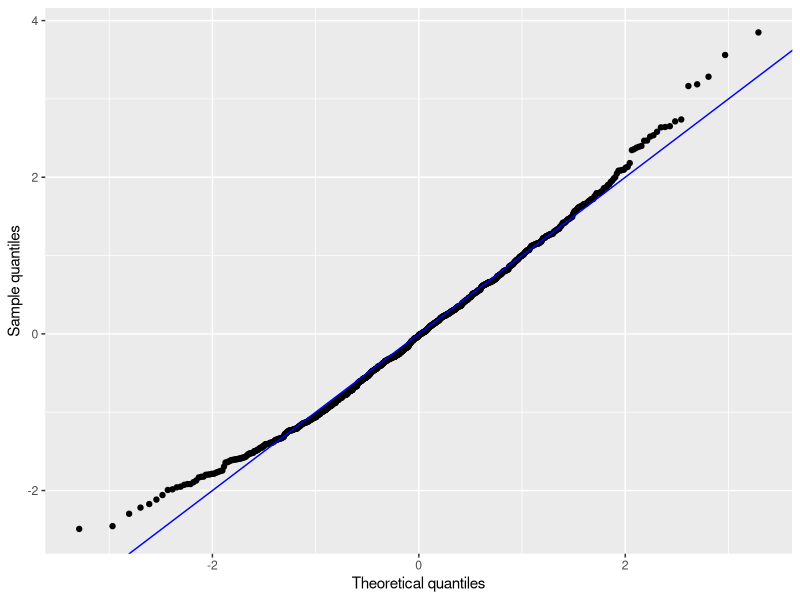
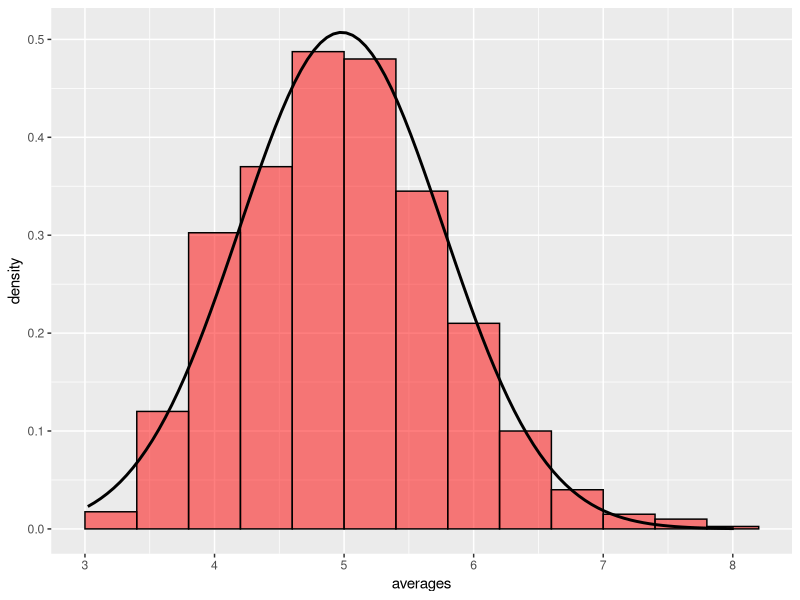
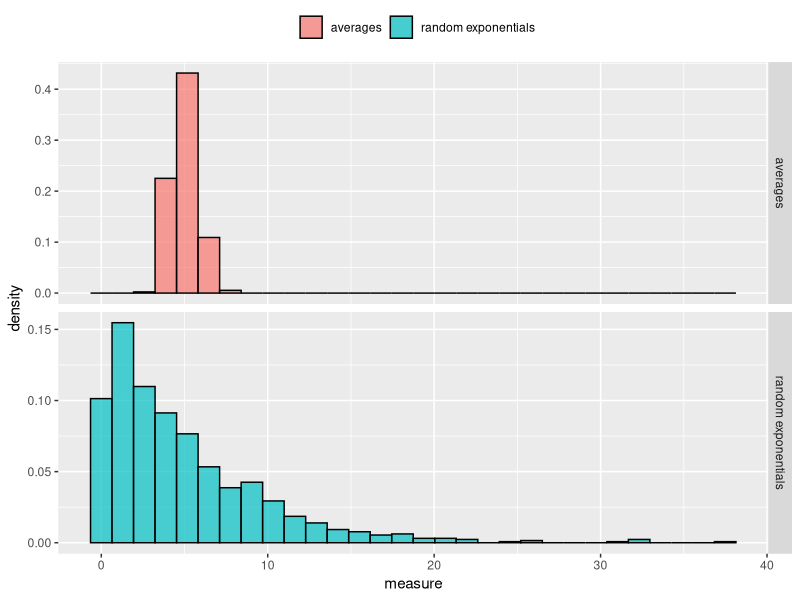

Recreate these plots in R, in order.
## ---- chunk 1
lambda = 0.2
set.seed(15)
means = unlist(lapply(1:1000, function(x){mean(rexp(40, lambda))}))
## ---- chunk 2
theo_mean = (1/lambda)
theo_mean
## ---- chunk 3
sample_mean = mean(means)
sample_mean
## ---- chunk 4
(theo_mean-sample_mean)/theo_mean
## ---- chunk 5
theo_var = (1/lambda^2)/40
theo_var
## ---- chunk 6
sample_var = var(means)
sample_var
## ---- chunk 7
(theo_var-sample_var)/theo_var
## ---- chunk 8
library(ggplot2)

ggplot(data.frame(means= (means-sample_mean)/sqrt(sample_var))) +   
  stat_qq(aes(sample = means)) + 
  geom_abline(color = "blue") +
  xlab("Theoretical quantiles") + 
  ylab("Sample quantiles")
## ---- chunk 9
ggplot(data.frame(averages= means)) + 
  geom_histogram(aes(x = averages, y = ..density..), fill = "red", alpha = .5, color = "black", binwidth = .4) +
  stat_function(fun = function(x){dnorm(x, sample_mean, sqrt(sample_var))}, size = 1)
## ---- chunk 10
compare_mean = rbind(data.frame(measure =means , type = "averages"), data.frame(measure= rexp(1000,lambda), type ="random exponentials"))

## ---- chunk 11
ggplot(compare_mean) + geom_histogram(aes(x = measure, y =..density.., fill= type), color = "black", alpha=.7) +
  facet_grid(type ~., scales = "free_y")+ theme(legend.position = "top") + scale_fill_discrete("")

